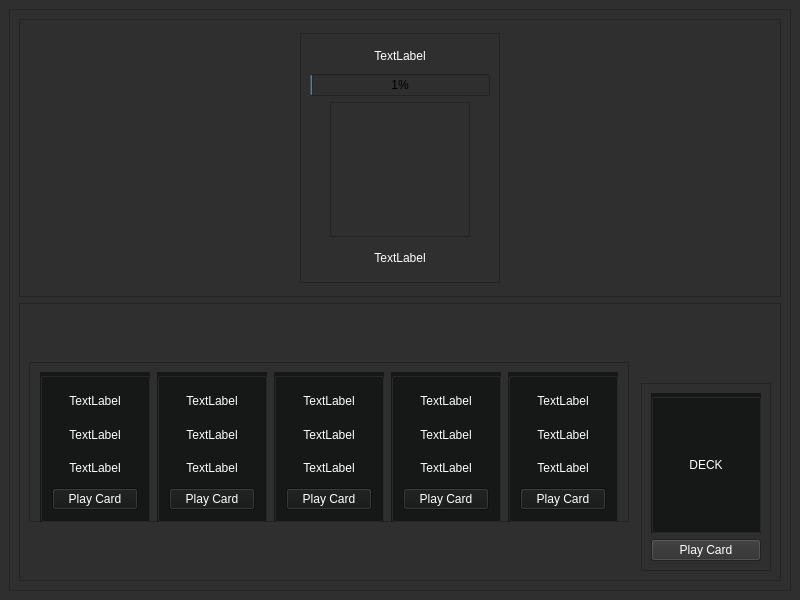
<?xml version="1.0" encoding="UTF-8"?>
<ui version="4.0">
 <class>MainWindow</class>
 <widget class="QMainWindow" name="MainWindow">
  <property name="geometry">
   <rect>
    <x>0</x>
    <y>0</y>
    <width>800</width>
    <height>600</height>
   </rect>
  </property>
  <property name="windowTitle">
   <string>Pokemon CardGame</string>
  </property>
  <widget class="QWidget" name="centralwidget">
   <property name="styleSheet">
    <string notr="true">background-color: rgb(47, 47, 47);</string>
   </property>
   <layout class="QGridLayout" name="gridLayout">
    <item row="0" column="0">
     <widget class="QFrame" name="frame">
      <property name="frameShape">
       <enum>QFrame::StyledPanel</enum>
      </property>
      <property name="frameShadow">
       <enum>QFrame::Raised</enum>
      </property>
      <layout class="QVBoxLayout" name="verticalLayout">
       <item>
        <widget class="QFrame" name="boss_area">
         <property name="frameShape">
          <enum>QFrame::StyledPanel</enum>
         </property>
         <property name="frameShadow">
          <enum>QFrame::Raised</enum>
         </property>
         <layout class="QHBoxLayout" name="horizontalLayout">
          <item alignment="Qt::AlignHCenter">
           <widget class="QFrame" name="frame_2">
            <property name="minimumSize">
             <size>
              <width>200</width>
              <height>250</height>
             </size>
            </property>
            <property name="maximumSize">
             <size>
              <width>16777215</width>
              <height>250</height>
             </size>
            </property>
            <property name="frameShape">
             <enum>QFrame::StyledPanel</enum>
            </property>
            <property name="frameShadow">
             <enum>QFrame::Raised</enum>
            </property>
            <layout class="QVBoxLayout" name="verticalLayout_2">
             <item>
              <widget class="QLabel" name="boss_name">
               <property name="maximumSize">
                <size>
                 <width>16777215</width>
                 <height>25</height>
                </size>
               </property>
               <property name="styleSheet">
                <string notr="true">color:#fff;</string>
               </property>
               <property name="text">
                <string>TextLabel</string>
               </property>
               <property name="alignment">
                <set>Qt::AlignCenter</set>
               </property>
              </widget>
             </item>
             <item>
              <widget class="QProgressBar" name="boss_hp">
               <property name="maximum">
                <number>2000</number>
               </property>
               <property name="value">
                <number>24</number>
               </property>
               <property name="alignment">
                <set>Qt::AlignCenter</set>
               </property>
              </widget>
             </item>
             <item alignment="Qt::AlignHCenter">
              <widget class="QFrame" name="frame_3">
               <property name="minimumSize">
                <size>
                 <width>140</width>
                 <height>0</height>
                </size>
               </property>
               <property name="maximumSize">
                <size>
                 <width>140</width>
                 <height>16777215</height>
                </size>
               </property>
               <property name="autoFillBackground">
                <bool>false</bool>
               </property>
               <property name="styleSheet">
                <string notr="true">background-image: url(:/new/images/Legendary_Mewtwo.gif);
</string>
               </property>
               <property name="frameShape">
                <enum>QFrame::StyledPanel</enum>
               </property>
               <property name="frameShadow">
                <enum>QFrame::Raised</enum>
               </property>
              </widget>
             </item>
             <item>
              <widget class="QLabel" name="boss_element">
               <property name="maximumSize">
                <size>
                 <width>16777215</width>
                 <height>30</height>
                </size>
               </property>
               <property name="styleSheet">
                <string notr="true">color:#fff;</string>
               </property>
               <property name="text">
                <string>TextLabel</string>
               </property>
               <property name="alignment">
                <set>Qt::AlignCenter</set>
               </property>
              </widget>
             </item>
            </layout>
           </widget>
          </item>
         </layout>
        </widget>
       </item>
       <item>
        <widget class="QFrame" name="card_area">
         <property name="frameShape">
          <enum>QFrame::StyledPanel</enum>
         </property>
         <property name="frameShadow">
          <enum>QFrame::Raised</enum>
         </property>
         <layout class="QHBoxLayout" name="horizontalLayout_2">
          <item>
           <widget class="QFrame" name="frame_4">
            <property name="minimumSize">
             <size>
              <width>600</width>
              <height>160</height>
             </size>
            </property>
            <property name="maximumSize">
             <size>
              <width>16777215</width>
              <height>160</height>
             </size>
            </property>
            <property name="frameShape">
             <enum>QFrame::StyledPanel</enum>
            </property>
            <property name="frameShadow">
             <enum>QFrame::Raised</enum>
            </property>
            <layout class="QHBoxLayout" name="horizontalLayout_3">
             <item>
              <widget class="QGroupBox" name="card">
               <property name="minimumSize">
                <size>
                 <width>110</width>
                 <height>150</height>
                </size>
               </property>
               <property name="maximumSize">
                <size>
                 <width>110</width>
                 <height>16777215</height>
                </size>
               </property>
               <property name="cursor">
                <cursorShape>ArrowCursor</cursorShape>
               </property>
               <property name="styleSheet">
                <string notr="true">background-color: rgb(22, 23, 23);</string>
               </property>
               <property name="title">
                <string/>
               </property>
               <layout class="QVBoxLayout" name="verticalLayout_3">
                <item>
                 <widget class="QLabel" name="name1">
                  <property name="styleSheet">
                   <string notr="true">color: rgb(255, 255, 255);</string>
                  </property>
                  <property name="text">
                   <string>TextLabel</string>
                  </property>
                  <property name="alignment">
                   <set>Qt::AlignCenter</set>
                  </property>
                 </widget>
                </item>
                <item>
                 <widget class="QLabel" name="power1">
                  <property name="styleSheet">
                   <string notr="true">color: rgb(255, 255, 255);</string>
                  </property>
                  <property name="text">
                   <string>TextLabel</string>
                  </property>
                  <property name="alignment">
                   <set>Qt::AlignCenter</set>
                  </property>
                 </widget>
                </item>
                <item>
                 <widget class="QLabel" name="element1">
                  <property name="styleSheet">
                   <string notr="true">color: rgb(255, 255, 255);</string>
                  </property>
                  <property name="text">
                   <string>TextLabel</string>
                  </property>
                  <property name="alignment">
                   <set>Qt::AlignCenter</set>
                  </property>
                 </widget>
                </item>
                <item>
                 <widget class="QPushButton" name="btn_card1">
                  <property name="styleSheet">
                   <string notr="true">color:#fff;</string>
                  </property>
                  <property name="text">
                   <string>Play Card</string>
                  </property>
                 </widget>
                </item>
               </layout>
              </widget>
             </item>
             <item>
              <widget class="QGroupBox" name="card_2">
               <property name="minimumSize">
                <size>
                 <width>110</width>
                 <height>150</height>
                </size>
               </property>
               <property name="maximumSize">
                <size>
                 <width>110</width>
                 <height>16777215</height>
                </size>
               </property>
               <property name="styleSheet">
                <string notr="true">background-color: rgb(22, 23, 23);</string>
               </property>
               <property name="title">
                <string/>
               </property>
               <layout class="QVBoxLayout" name="verticalLayout_5">
                <item>
                 <widget class="QLabel" name="name2">
                  <property name="styleSheet">
                   <string notr="true">color: rgb(255, 255, 255);</string>
                  </property>
                  <property name="text">
                   <string>TextLabel</string>
                  </property>
                  <property name="alignment">
                   <set>Qt::AlignCenter</set>
                  </property>
                 </widget>
                </item>
                <item>
                 <widget class="QLabel" name="power2">
                  <property name="styleSheet">
                   <string notr="true">color: rgb(255, 255, 255);</string>
                  </property>
                  <property name="text">
                   <string>TextLabel</string>
                  </property>
                  <property name="alignment">
                   <set>Qt::AlignCenter</set>
                  </property>
                 </widget>
                </item>
                <item>
                 <widget class="QLabel" name="element2">
                  <property name="styleSheet">
                   <string notr="true">color: rgb(255, 255, 255);</string>
                  </property>
                  <property name="text">
                   <string>TextLabel</string>
                  </property>
                  <property name="alignment">
                   <set>Qt::AlignCenter</set>
                  </property>
                 </widget>
                </item>
                <item>
                 <widget class="QPushButton" name="btn_card2">
                  <property name="styleSheet">
                   <string notr="true">color:#fff;</string>
                  </property>
                  <property name="text">
                   <string>Play Card</string>
                  </property>
                  <property name="checkable">
                   <bool>false</bool>
                  </property>
                 </widget>
                </item>
               </layout>
              </widget>
             </item>
             <item>
              <widget class="QGroupBox" name="card_3">
               <property name="minimumSize">
                <size>
                 <width>110</width>
                 <height>150</height>
                </size>
               </property>
               <property name="maximumSize">
                <size>
                 <width>110</width>
                 <height>16777215</height>
                </size>
               </property>
               <property name="styleSheet">
                <string notr="true">background-color: rgb(22, 23, 23);</string>
               </property>
               <property name="title">
                <string/>
               </property>
               <layout class="QVBoxLayout" name="verticalLayout_6">
                <item>
                 <widget class="QLabel" name="name3">
                  <property name="styleSheet">
                   <string notr="true">color: rgb(255, 255, 255);</string>
                  </property>
                  <property name="text">
                   <string>TextLabel</string>
                  </property>
                  <property name="alignment">
                   <set>Qt::AlignCenter</set>
                  </property>
                 </widget>
                </item>
                <item>
                 <widget class="QLabel" name="power3">
                  <property name="styleSheet">
                   <string notr="true">color: rgb(255, 255, 255);</string>
                  </property>
                  <property name="text">
                   <string>TextLabel</string>
                  </property>
                  <property name="alignment">
                   <set>Qt::AlignCenter</set>
                  </property>
                 </widget>
                </item>
                <item>
                 <widget class="QLabel" name="element3">
                  <property name="styleSheet">
                   <string notr="true">color: rgb(255, 255, 255);</string>
                  </property>
                  <property name="text">
                   <string>TextLabel</string>
                  </property>
                  <property name="alignment">
                   <set>Qt::AlignCenter</set>
                  </property>
                 </widget>
                </item>
                <item>
                 <widget class="QPushButton" name="btn_card3">
                  <property name="styleSheet">
                   <string notr="true">color:#fff;</string>
                  </property>
                  <property name="text">
                   <string>Play Card</string>
                  </property>
                 </widget>
                </item>
               </layout>
              </widget>
             </item>
             <item>
              <widget class="QGroupBox" name="card_4">
               <property name="minimumSize">
                <size>
                 <width>110</width>
                 <height>150</height>
                </size>
               </property>
               <property name="maximumSize">
                <size>
                 <width>110</width>
                 <height>16777215</height>
                </size>
               </property>
               <property name="styleSheet">
                <string notr="true">background-color: rgb(22, 23, 23);</string>
               </property>
               <property name="title">
                <string/>
               </property>
               <layout class="QVBoxLayout" name="verticalLayout_7">
                <item>
                 <widget class="QLabel" name="name4">
                  <property name="styleSheet">
                   <string notr="true">color: rgb(255, 255, 255);</string>
                  </property>
                  <property name="text">
                   <string>TextLabel</string>
                  </property>
                  <property name="alignment">
                   <set>Qt::AlignCenter</set>
                  </property>
                 </widget>
                </item>
                <item>
                 <widget class="QLabel" name="power4">
                  <property name="styleSheet">
                   <string notr="true">color: rgb(255, 255, 255);</string>
                  </property>
                  <property name="text">
                   <string>TextLabel</string>
                  </property>
                  <property name="alignment">
                   <set>Qt::AlignCenter</set>
                  </property>
                 </widget>
                </item>
                <item>
                 <widget class="QLabel" name="element4">
                  <property name="styleSheet">
                   <string notr="true">color: rgb(255, 255, 255);</string>
                  </property>
                  <property name="text">
                   <string>TextLabel</string>
                  </property>
                  <property name="alignment">
                   <set>Qt::AlignCenter</set>
                  </property>
                 </widget>
                </item>
                <item>
                 <widget class="QPushButton" name="btn_card4">
                  <property name="styleSheet">
                   <string notr="true">color:#fff;</string>
                  </property>
                  <property name="text">
                   <string>Play Card</string>
                  </property>
                 </widget>
                </item>
               </layout>
              </widget>
             </item>
             <item>
              <widget class="QGroupBox" name="card_5">
               <property name="minimumSize">
                <size>
                 <width>110</width>
                 <height>150</height>
                </size>
               </property>
               <property name="maximumSize">
                <size>
                 <width>110</width>
                 <height>16777215</height>
                </size>
               </property>
               <property name="styleSheet">
                <string notr="true">background-color: rgb(22, 23, 23);</string>
               </property>
               <property name="title">
                <string/>
               </property>
               <layout class="QVBoxLayout" name="verticalLayout_8">
                <item>
                 <widget class="QLabel" name="name5">
                  <property name="styleSheet">
                   <string notr="true">color: rgb(255, 255, 255);</string>
                  </property>
                  <property name="text">
                   <string>TextLabel</string>
                  </property>
                  <property name="alignment">
                   <set>Qt::AlignCenter</set>
                  </property>
                 </widget>
                </item>
                <item>
                 <widget class="QLabel" name="power5">
                  <property name="styleSheet">
                   <string notr="true">color: rgb(255, 255, 255);</string>
                  </property>
                  <property name="text">
                   <string>TextLabel</string>
                  </property>
                  <property name="alignment">
                   <set>Qt::AlignCenter</set>
                  </property>
                 </widget>
                </item>
                <item>
                 <widget class="QLabel" name="element5">
                  <property name="styleSheet">
                   <string notr="true">color: rgb(255, 255, 255);</string>
                  </property>
                  <property name="text">
                   <string>TextLabel</string>
                  </property>
                  <property name="alignment">
                   <set>Qt::AlignCenter</set>
                  </property>
                 </widget>
                </item>
                <item>
                 <widget class="QPushButton" name="btn_card5">
                  <property name="styleSheet">
                   <string notr="true">color:#fff;</string>
                  </property>
                  <property name="text">
                   <string>Play Card</string>
                  </property>
                 </widget>
                </item>
               </layout>
              </widget>
             </item>
            </layout>
           </widget>
          </item>
          <item>
           <spacer name="horizontalSpacer">
            <property name="orientation">
             <enum>Qt::Horizontal</enum>
            </property>
            <property name="sizeHint" stdset="0">
             <size>
              <width>40</width>
              <height>20</height>
             </size>
            </property>
           </spacer>
          </item>
          <item alignment="Qt::AlignBottom">
           <widget class="QFrame" name="frame_5">
            <property name="minimumSize">
             <size>
              <width>0</width>
              <height>170</height>
             </size>
            </property>
            <property name="maximumSize">
             <size>
              <width>136</width>
              <height>190</height>
             </size>
            </property>
            <property name="frameShape">
             <enum>QFrame::StyledPanel</enum>
            </property>
            <property name="frameShadow">
             <enum>QFrame::Raised</enum>
            </property>
            <layout class="QVBoxLayout" name="verticalLayout_10">
             <item>
              <widget class="QGroupBox" name="card_6">
               <property name="minimumSize">
                <size>
                 <width>110</width>
                 <height>140</height>
                </size>
               </property>
               <property name="styleSheet">
                <string notr="true">background-color: rgb(22, 23, 23);</string>
               </property>
               <property name="title">
                <string/>
               </property>
               <layout class="QVBoxLayout" name="verticalLayout_9">
                <item>
                 <widget class="QLabel" name="deck_name">
                  <property name="styleSheet">
                   <string notr="true">color: rgb(255, 255, 255);</string>
                  </property>
                  <property name="text">
                   <string>DECK</string>
                  </property>
                  <property name="alignment">
                   <set>Qt::AlignCenter</set>
                  </property>
                 </widget>
                </item>
               </layout>
              </widget>
             </item>
             <item>
              <widget class="QPushButton" name="btn_draw">
               <property name="styleSheet">
                <string notr="true">color:#fff;</string>
               </property>
               <property name="text">
                <string>Play Card</string>
               </property>
              </widget>
             </item>
            </layout>
           </widget>
          </item>
         </layout>
        </widget>
       </item>
      </layout>
     </widget>
    </item>
   </layout>
  </widget>
 </widget>
 <resources/>
 <connections/>
</ui>
